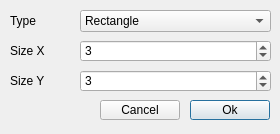
<?xml version="1.0" encoding="UTF-8"?>
<ui version="4.0">
 <class>FErodeDialog</class>
 <widget class="QDialog" name="FErodeDialog">
  <property name="geometry">
   <rect>
    <x>0</x>
    <y>0</y>
    <width>280</width>
    <height>134</height>
   </rect>
  </property>
  <property name="windowTitle">
   <string>Erosion</string>
  </property>
  <widget class="QLabel" name="lblType">
   <property name="geometry">
    <rect>
     <x>10</x>
     <y>10</y>
     <width>61</width>
     <height>21</height>
    </rect>
   </property>
   <property name="text">
    <string>Type</string>
   </property>
  </widget>
  <widget class="QComboBox" name="cboType">
   <property name="geometry">
    <rect>
     <x>80</x>
     <y>10</y>
     <width>191</width>
     <height>22</height>
    </rect>
   </property>
   <item>
    <property name="text">
     <string>Rectangle</string>
    </property>
   </item>
   <item>
    <property name="text">
     <string>Cross</string>
    </property>
   </item>
   <item>
    <property name="text">
     <string>Ellipse</string>
    </property>
   </item>
  </widget>
  <widget class="QLabel" name="lblSizeX">
   <property name="geometry">
    <rect>
     <x>10</x>
     <y>40</y>
     <width>61</width>
     <height>21</height>
    </rect>
   </property>
   <property name="text">
    <string>Size X</string>
   </property>
  </widget>
  <widget class="QLabel" name="lblSizeY">
   <property name="geometry">
    <rect>
     <x>10</x>
     <y>70</y>
     <width>61</width>
     <height>21</height>
    </rect>
   </property>
   <property name="text">
    <string>Size Y</string>
   </property>
  </widget>
  <widget class="QSpinBox" name="spnSizeX">
   <property name="geometry">
    <rect>
     <x>80</x>
     <y>40</y>
     <width>191</width>
     <height>22</height>
    </rect>
   </property>
   <property name="value">
    <number>3</number>
   </property>
  </widget>
  <widget class="QSpinBox" name="spnSizeY">
   <property name="geometry">
    <rect>
     <x>80</x>
     <y>70</y>
     <width>191</width>
     <height>22</height>
    </rect>
   </property>
   <property name="value">
    <number>3</number>
   </property>
  </widget>
  <widget class="QPushButton" name="cmdOk">
   <property name="geometry">
    <rect>
     <x>190</x>
     <y>100</y>
     <width>80</width>
     <height>20</height>
    </rect>
   </property>
   <property name="text">
    <string>Ok</string>
   </property>
  </widget>
  <widget class="QPushButton" name="cmdCancel">
   <property name="geometry">
    <rect>
     <x>100</x>
     <y>100</y>
     <width>80</width>
     <height>20</height>
    </rect>
   </property>
   <property name="text">
    <string>Cancel</string>
   </property>
  </widget>
 </widget>
 <resources/>
 <connections/>
</ui>
